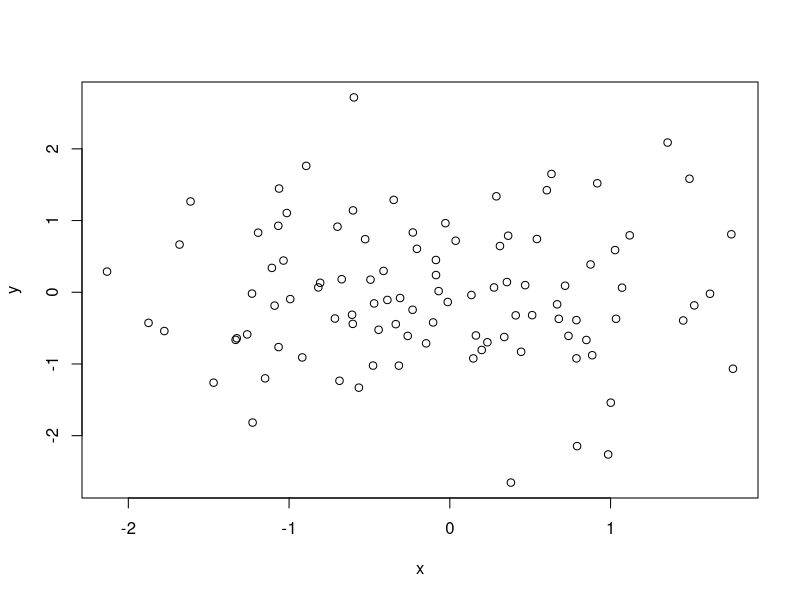
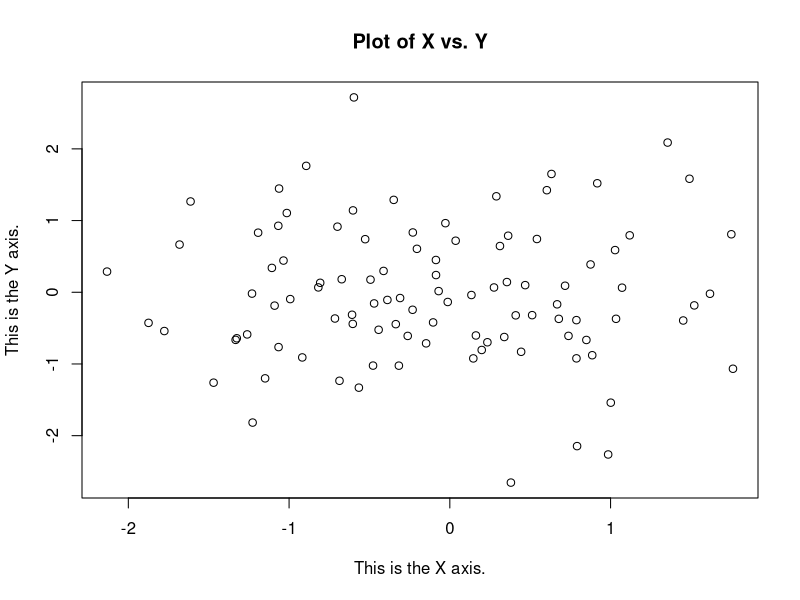

These figures' R source, in order:
x = rnorm(100)

y = rnorm(100)

" set up file to save plot to"
jpeg("test-plot-1.jpg", width = 350,
     height = 350)

plot(x,y)

" save and close  file used for plotting"
dev.off()

jpeg("test-plot-2.jpg", width = 350,
     height = 350)

plot(x,y,xlab="This is the X axis.",
     ylab="This is the Y axis.",
     main="Plot of X vs. Y")

dev.off()

